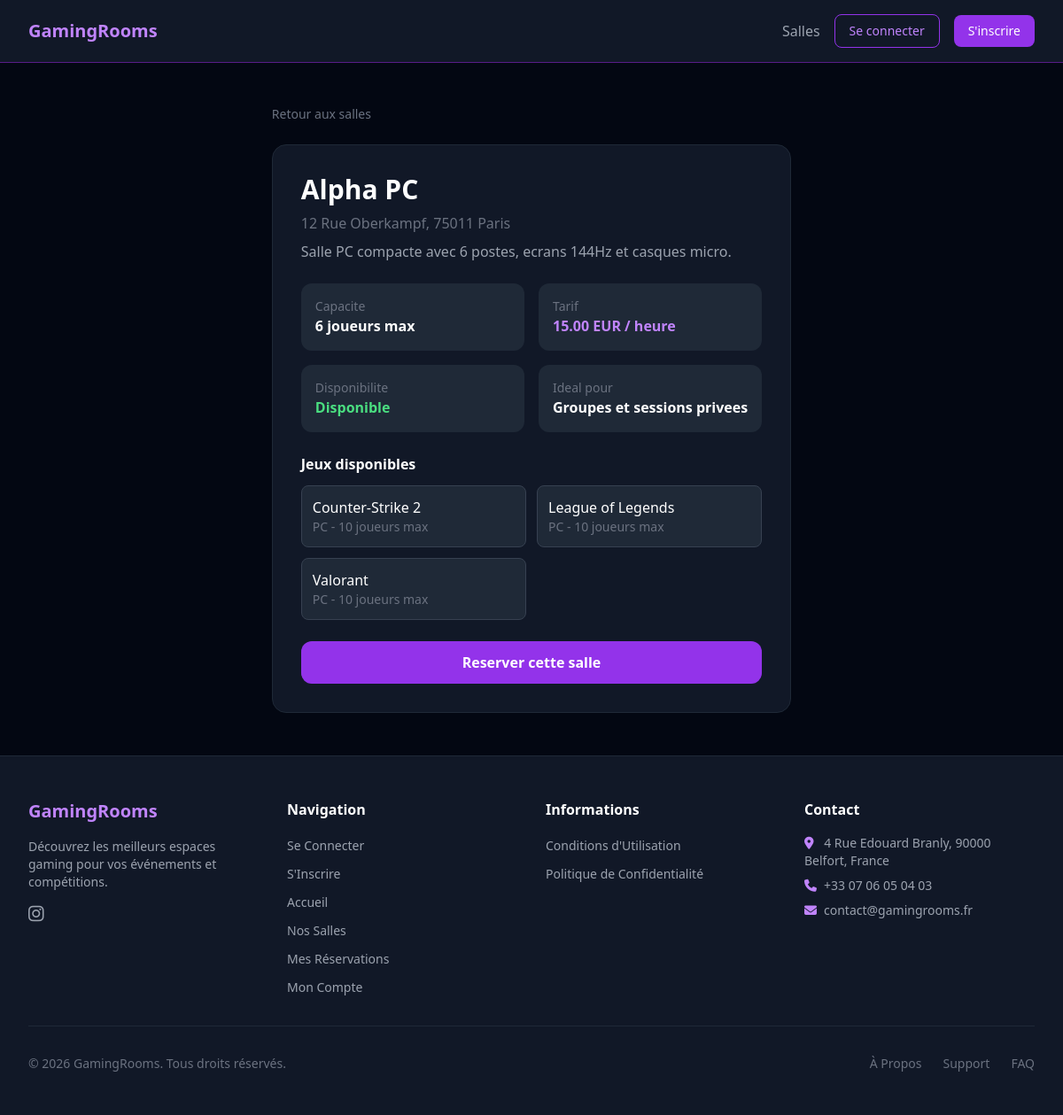
/room-detail?id=1, run on the app's committed database.
### tables this page shows
CREATE TABLE `room` (
  `id` int(11) NOT NULL,
  `name` varchar(100) NOT NULL,
  `address` varchar(200) NOT NULL,
  `capacity` int(11) NOT NULL,
  `hourly_rate` decimal(10,2) NOT NULL,
  `description` text NOT NULL,
  `status` enum('available','unavailable','maintenance','') NOT NULL,
  `latitude` decimal(8,4) NOT NULL,
  `longitude` decimal(9,4) NOT NULL
);

CREATE TABLE `game` (
  `id` int(11) NOT NULL,
  `title` varchar(100) NOT NULL,
  `genre` int(11) NOT NULL,
  `nb_player_max` int(11) NOT NULL,
  `plateform` varchar(50) NOT NULL,
  `description` text NOT NULL
);

### site/controllers/room-detail.php (called while the page is built, shortened)
<?php
require __DIR__ . '/common/db.php';
$query = $db->prepare("SELECT * FROM room WHERE id = :id AND status = 'available'");
$query->execute(['id' => $_GET['id']]);
$room = $query->fetch(PDO::FETCH_ASSOC);
$gamesQuery = $db->prepare("
    SELECT g.title, g.plateform, g.nb_player_max
    FROM room_game rg
    JOIN game g ON rg.game_id = g.id
    WHERE rg.room_id = :room_id
    ORDER BY g.title ASC
");
$gamesQuery->execute(['room_id' => $room['id']]);
$games = $gamesQuery->fetchAll(PDO::FETCH_ASSOC);
require __DIR__ . '/../views/room-detail.php';
?>

### site/views/room-detail.php (the view, shortened to what this page needs)
<?php
$room = $room ?? [
    'id' => 0,
    'name' => '',
    'address' => '',
    'description' => '',
    'capacity' => 0,
    'hourly_rate' => 0,
];
$games = $games ?? [];
include 'partials/header.php';
?>
<main class="max-w-3xl mx-auto px-4 py-12">
    <a href="rooms" class="text-gray-500 hover:text-white text-sm mb-6 inline-block">Retour aux salles</a>
    <div class="bg-gray-900 rounded-2xl p-8 border border-gray-800">
        <h2 class="text-3xl font-bold mb-2"><?php echo htmlspecialchars($room['name']); ?></h2>
        <p class="text-gray-500 mb-2"><?php echo htmlspecialchars($room['address']); ?></p>
        <p class="text-gray-400 mb-6"><?php echo htmlspecialchars($room['description']); ?></p>
        <div class="grid grid-cols-2 gap-4 mb-6">
            <div class="bg-gray-800 rounded-xl p-4">
                <p class="text-gray-500 text-sm">Capacite</p>
                <p class="text-white font-semibold"><?php echo htmlspecialchars($room['capacity']); ?> joueurs max</p>
            </div>
            <div class="bg-gray-800 rounded-xl p-4">
                <p class="text-gray-500 text-sm">Tarif</p>
                <p class="text-purple-400 font-semibold"><?php echo htmlspecialchars(number_format($room['hourly_rate'], 2)); ?> EUR / heure</p>
            </div>
            <div class="bg-gray-800 rounded-xl p-4">
                <p class="text-gray-500 text-sm">Disponibilite</p>
                <p class="text-green-400 font-semibold">Disponible</p>
            </div>
            <div class="bg-gray-800 rounded-xl p-4">
                <p class="text-gray-500 text-sm">Ideal pour</p>
                <p class="text-white font-semibold">Groupes et sessions privees</p>
            </div>
        </div>
        <?php if (!empty($games)): ?>
            <div class="mb-6">
                <h3 class="font-semibold mb-3">Jeux disponibles</h3>
                <div class="grid grid-cols-1 sm:grid-cols-2 gap-3">
                    <?php foreach ($games as $game): ?>
                        <div class="bg-gray-800 rounded-lg p-3 border border-gray-700">
                            <p class="font-medium"><?php echo htmlspecialchars($game['title']); ?></p>
                            <p class="text-gray-500 text-sm"><?php echo htmlspecialchars($game['plateform']); ?> - <?php echo htmlspecialchars($game['nb_player_max']); ?> joueurs max</p>
                        </div>
                    <?php endforeach; ?>
                </div>
            </div>
        <?php endif; ?>
        <a href="reservation?room_id=<?php echo htmlspecialchars($room['id']); ?>" class="block text-center bg-purple-600 hover:bg-purple-700 text-white py-3 rounded-xl transition font-semibold">
            Reserver cette salle
        </a>
    </div>
</main>
<?php include 'partials/footer.php'; ?>

### data on the page
room: name "Alpha PC", address "12 Rue Oberkampf, 75011 Paris", description "Salle PC compacte avec 6 postes, ecrans 144Hz et casques micro.", capacity "6", hourly_rate "15.00"
game: title "Counter-Strike 2", plateform "PC", nb_player_max "10"
game: title "League of Legends", plateform "PC", nb_player_max "10"
game: title "Valorant", plateform "PC", nb_player_max "10"
